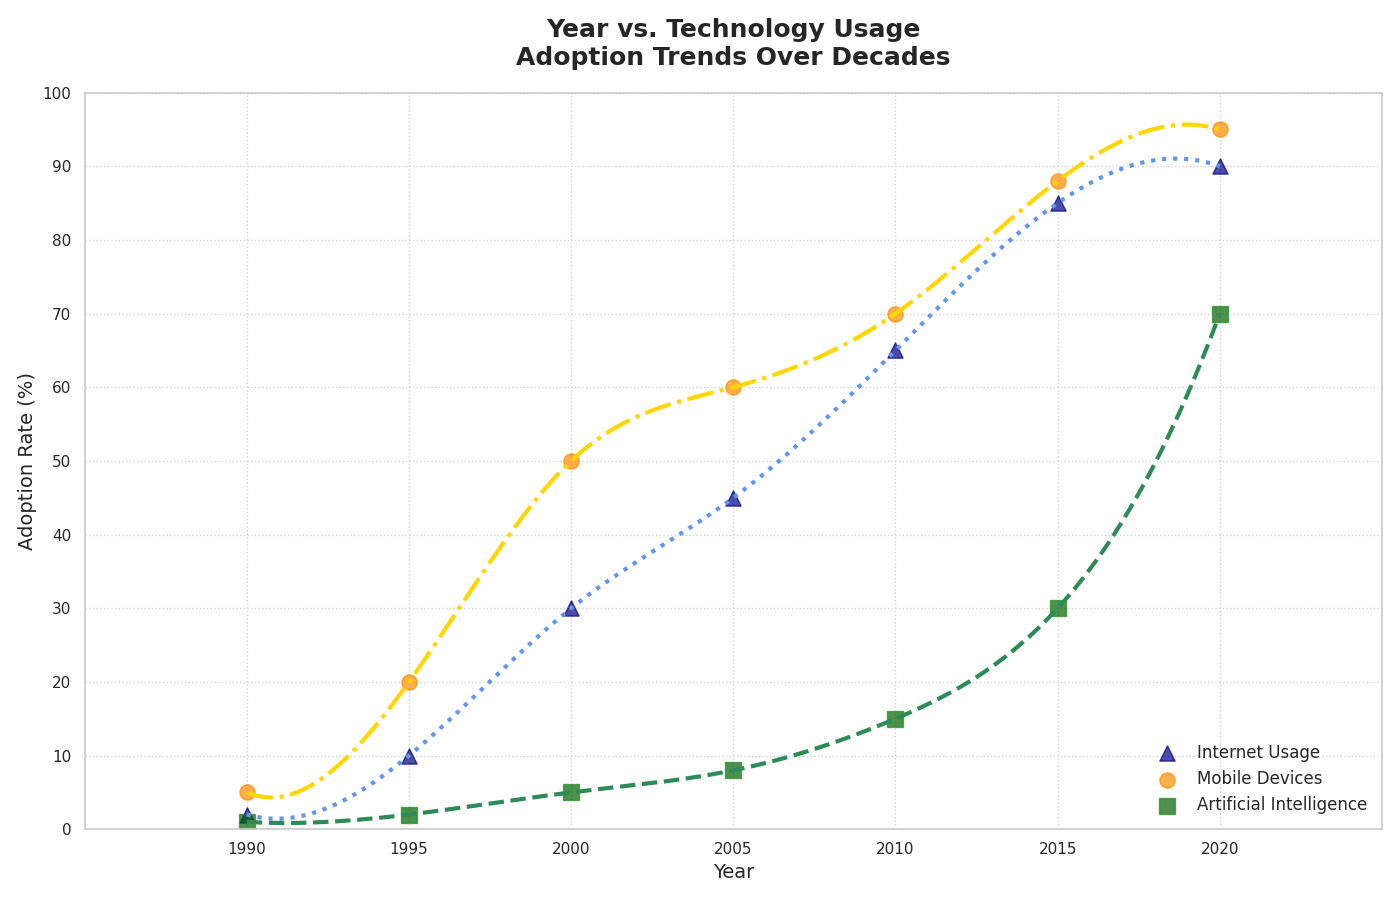

Source code (Python):
import matplotlib.pyplot as plt
import numpy as np
from scipy.interpolate import make_interp_spline

years = np.array([1990, 1995, 2000, 2005, 2010, 2015, 2020])
internet_usage = np.array([2, 10, 30, 45, 65, 85, 90])
mobile_devices = np.array([5, 20, 50, 60, 70, 88, 95])
artificial_intelligence = np.array([1, 2, 5, 8, 15, 30, 70])

def get_smooth_curve(years, data):
    spline = make_interp_spline(years, data, k=3)
    smooth_years = np.linspace(years.min(), years.max(), 300)
    smooth_data = spline(smooth_years)
    return smooth_years, smooth_data

smooth_years_internet, smooth_internet_usage = get_smooth_curve(years, internet_usage)
smooth_years_mobile, smooth_mobile_devices = get_smooth_curve(years, mobile_devices)
smooth_years_ai, smooth_ai = get_smooth_curve(years, artificial_intelligence)

plt.figure(figsize=(14, 9))

# Altering markers and lines
plt.scatter(years, internet_usage, color='darkblue', s=120, label='Internet Usage', alpha=0.7, marker='^', edgecolor='navy')
plt.plot(smooth_years_internet, smooth_internet_usage, color='cornflowerblue', linewidth=3, linestyle=':')

plt.scatter(years, mobile_devices, color='darkorange', s=120, label='Mobile Devices', alpha=0.7, marker='o', edgecolor='darkorange')
plt.plot(smooth_years_mobile, smooth_mobile_devices, color='gold', linewidth=3, linestyle='-.')

plt.scatter(years, artificial_intelligence, color='darkgreen', s=120, label='Artificial Intelligence', alpha=0.7, marker='s', edgecolor='forestgreen')
plt.plot(smooth_years_ai, smooth_ai, color='seagreen', linewidth=3, linestyle='--')

# Altering legend, grid, and borders
plt.title("Year vs. Technology Usage\nAdoption Trends Over Decades", fontsize=18, weight='bold', pad=20)
plt.xlabel("Year", fontsize=14)
plt.ylabel("Adoption Rate (%)", fontsize=14)
plt.xlim(1985, 2025)
plt.ylim(0, 100)
plt.xticks(np.arange(1990, 2025, 5))
plt.yticks(np.arange(0, 101, 10))
plt.legend(loc='lower right', fontsize=12, frameon=False)
plt.grid(True, linestyle=':', alpha=0.9)

plt.tight_layout()
plt.show()
